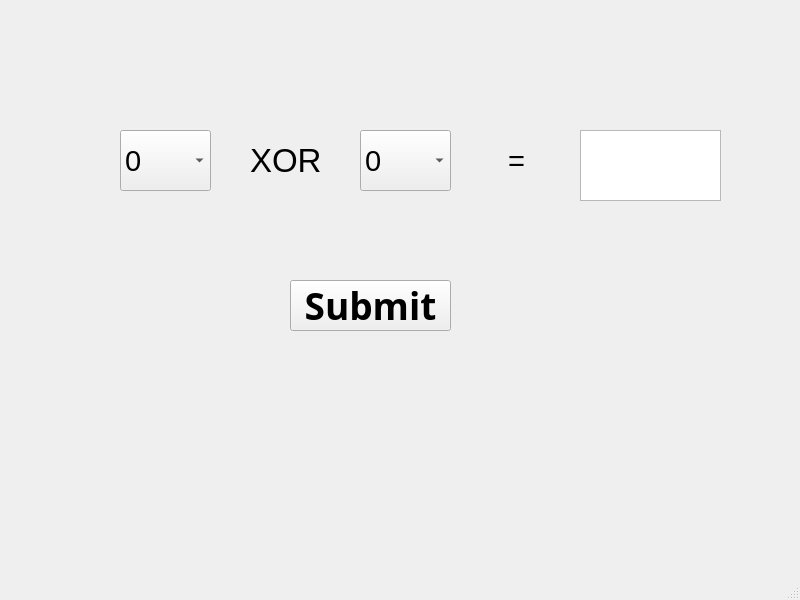
<?xml version="1.0" encoding="UTF-8"?>
<ui version="4.0">
 <class>MainWindow</class>
 <widget class="QMainWindow" name="MainWindow">
  <property name="geometry">
   <rect>
    <x>0</x>
    <y>0</y>
    <width>800</width>
    <height>600</height>
   </rect>
  </property>
  <property name="windowTitle">
   <string>MainWindow</string>
  </property>
  <widget class="QWidget" name="centralwidget">
   <widget class="QComboBox" name="comboBox">
    <property name="geometry">
     <rect>
      <x>120</x>
      <y>130</y>
      <width>91</width>
      <height>61</height>
     </rect>
    </property>
    <property name="font">
     <font>
      <pointsize>22</pointsize>
     </font>
    </property>
    <item>
     <property name="text">
      <string>0</string>
     </property>
    </item>
    <item>
     <property name="text">
      <string>1</string>
     </property>
    </item>
   </widget>
   <widget class="QComboBox" name="comboBox_2">
    <property name="geometry">
     <rect>
      <x>360</x>
      <y>130</y>
      <width>91</width>
      <height>61</height>
     </rect>
    </property>
    <property name="font">
     <font>
      <pointsize>22</pointsize>
     </font>
    </property>
    <item>
     <property name="text">
      <string>0</string>
     </property>
    </item>
    <item>
     <property name="text">
      <string>1</string>
     </property>
    </item>
   </widget>
   <widget class="QLabel" name="label">
    <property name="geometry">
     <rect>
      <x>250</x>
      <y>140</y>
      <width>81</width>
      <height>41</height>
     </rect>
    </property>
    <property name="font">
     <font>
      <pointsize>25</pointsize>
     </font>
    </property>
    <property name="text">
     <string>XOR</string>
    </property>
   </widget>
   <widget class="QLabel" name="label_2">
    <property name="geometry">
     <rect>
      <x>500</x>
      <y>130</y>
      <width>61</width>
      <height>61</height>
     </rect>
    </property>
    <property name="font">
     <font>
      <pointsize>22</pointsize>
     </font>
    </property>
    <property name="text">
     <string> =</string>
    </property>
   </widget>
   <widget class="QTextEdit" name="Output">
    <property name="geometry">
     <rect>
      <x>580</x>
      <y>130</y>
      <width>141</width>
      <height>71</height>
     </rect>
    </property>
   </widget>
   <widget class="QPushButton" name="Submit">
    <property name="geometry">
     <rect>
      <x>290</x>
      <y>280</y>
      <width>161</width>
      <height>51</height>
     </rect>
    </property>
    <property name="font">
     <font>
      <family>MV Boli</family>
      <pointsize>28</pointsize>
      <weight>75</weight>
      <bold>true</bold>
     </font>
    </property>
    <property name="text">
     <string>Submit</string>
    </property>
   </widget>
  </widget>
  <widget class="QMenuBar" name="menubar">
   <property name="geometry">
    <rect>
     <x>0</x>
     <y>0</y>
     <width>800</width>
     <height>21</height>
    </rect>
   </property>
  </widget>
  <widget class="QStatusBar" name="statusbar"/>
 </widget>
 <resources/>
 <connections/>
</ui>
